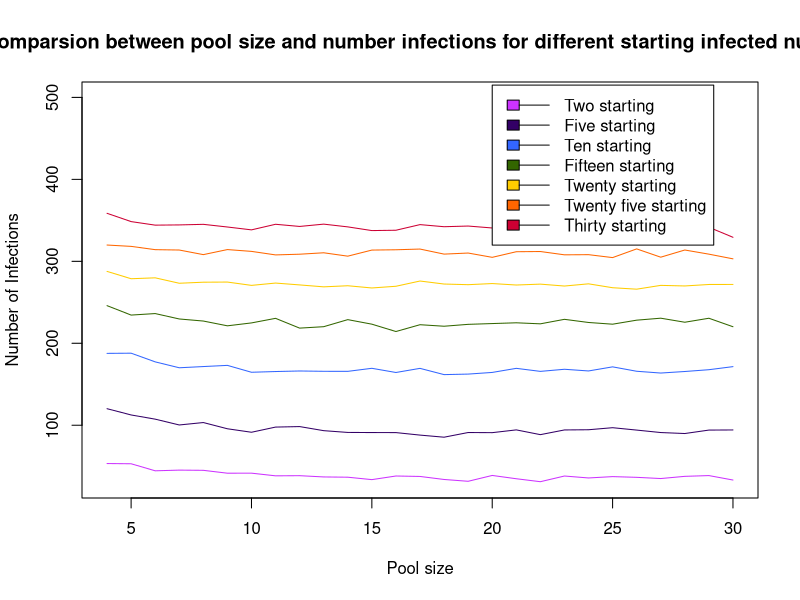
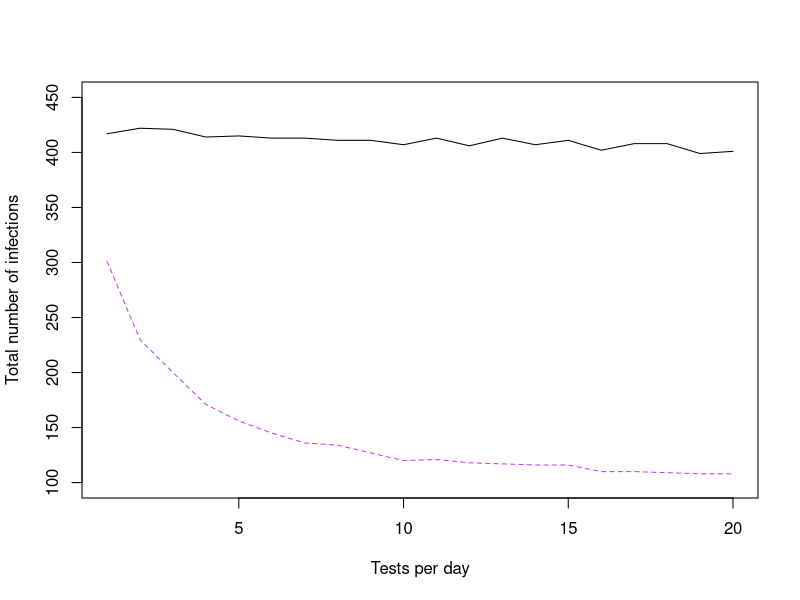
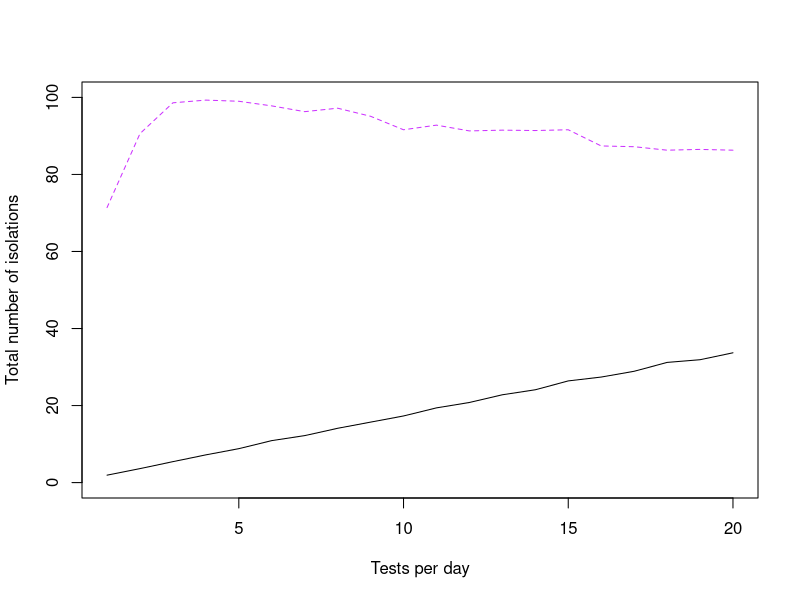
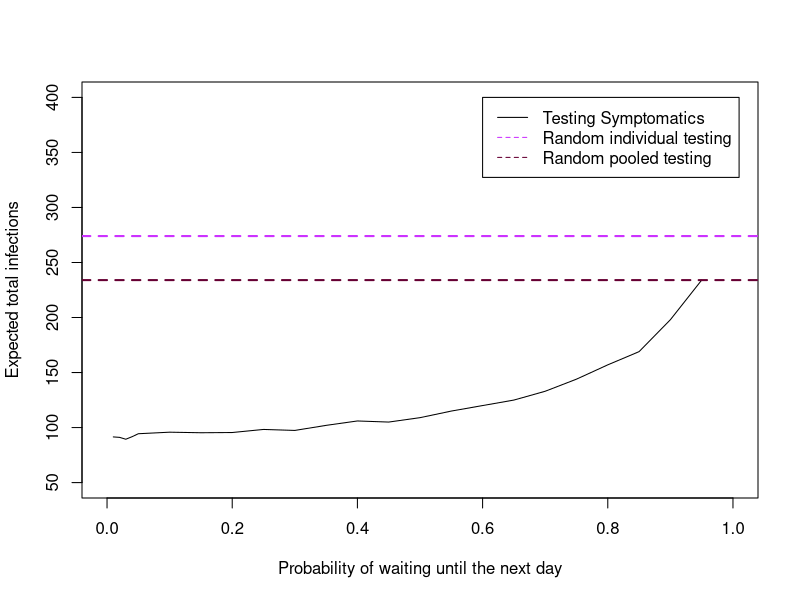
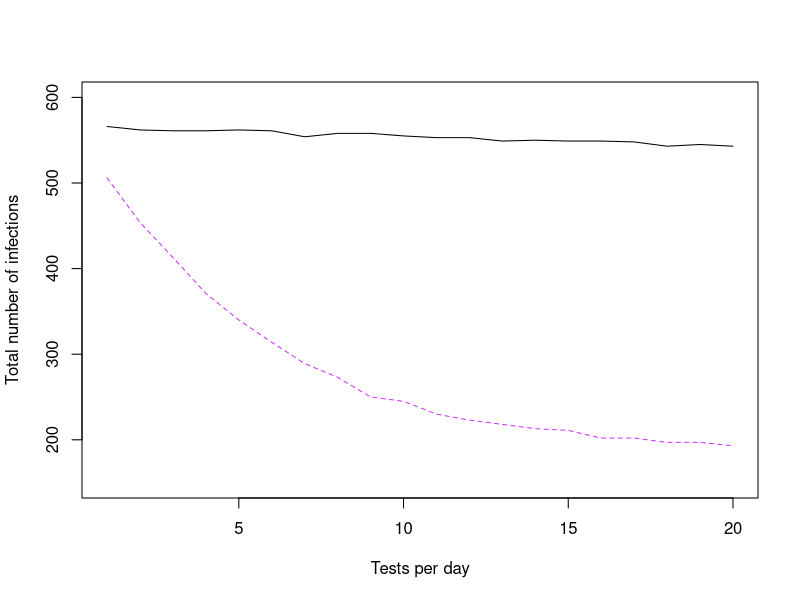
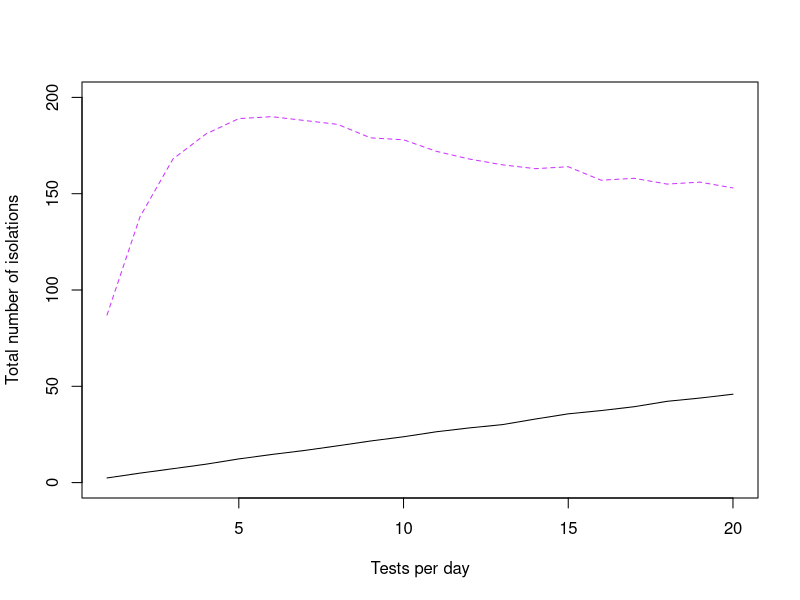
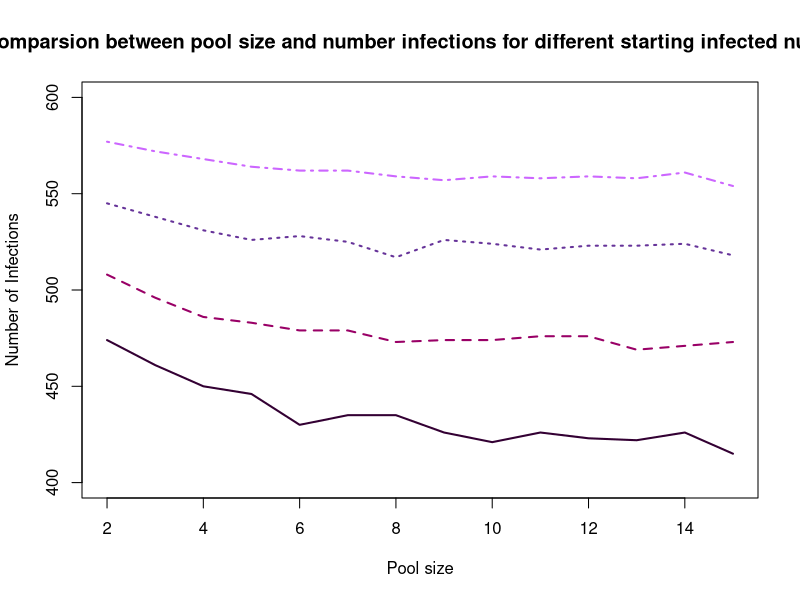
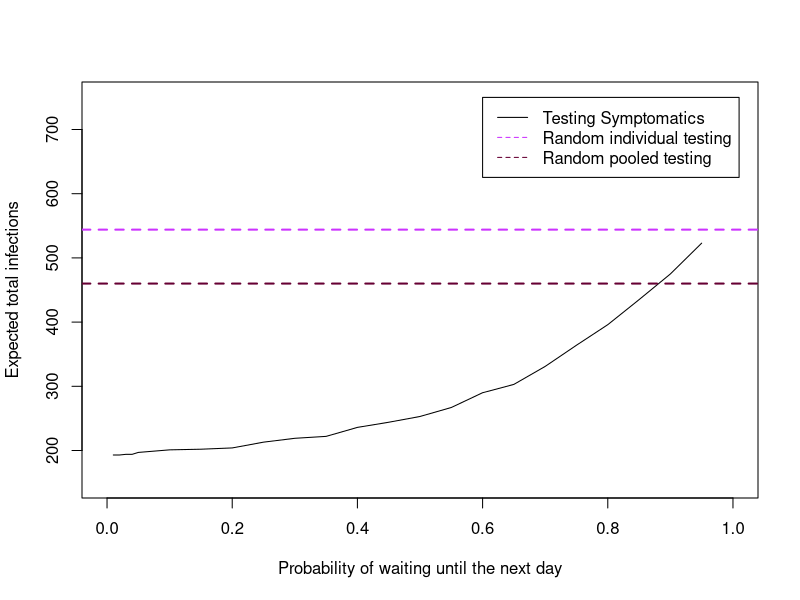

Write the R code that produced these figures, in order.
Pool_size <- seq(4, 30, 1)
Two_starting <- c(53.252, 52.972, 44.384, 45.222, 44.968, 41.466, 41.514, 38.260, 38.434, 36.902, 36.576, 33.622, 38.04, 37.5, 33.808, 31.592, 38.722, 34.696, 31.092, 38.02, 35.654, 37.294, 36.424, 34.94, 37.624, 38.564, 33.13)
Five_starting <- c(120.164, 112.526, 107.408, 100.312, 103.272, 95.676, 91.422, 97.734, 98.354, 93.362, 91.206, 91.068, 91.006, 87.960, 85.390, 91.1, 90.938, 94.31, 88.50, 94.242, 94.49, 96.984, 94.074, 91.074, 89.868, 94.074, 94.234)
Ten_starting <- c(187.682, 187.894, 177.310, 170.104, 171.588, 173.028, 164.626, 165.510, 166.188, 165.794, 165.736, 169.46, 164.348, 169.382, 161.756, 162.392, 164.420, 169.406, 165.706,  168.274, 166.224, 171.220, 165.846, 163.676, 165.552, 167.746, 171.496)
Fifteen_starting <- c(245.902, 234.404, 236.246, 229.654, 227.128, 221.298, 224.84, 230.424, 218.488, 220.236, 228.844, 223.310, 214.344, 222.644, 220.79, 223.088, 224.054, 224.984, 223.722, 229.212, 225.37, 223.28, 228.192, 230.600, 225.666, 230.536, 220.184)
Twenty_starting <-c(287.682, 278.752, 279.852, 273.234, 274.516, 274.688, 270.644, 273.464, 271.208, 268.852, 270.196, 267.482, 269.556, 275.958, 272.276, 271.49, 272.864, 271.08, 272.164, 269.84, 272.532, 267.778, 266, 270.646, 269.94, 271.73, 271.794)
Twentyfive_starting<-c(319.874, 318.228, 314.232, 313.778, 308.166, 314.332, 312.122, 307.82, 308.676, 310.416, 306.292, 313.71, 314.096, 314.96, 308.792, 310.1, 304.862, 311.706, 311.96, 307.926, 308.122, 304.542, 315.15, 305.04, 313.798, 308.742, 303.028)
Thirty_starting<-c(358.57, 348.462, 344.148, 344.418, 345.122, 341.87, 338.38, 345.196, 342.554, 345.37, 342.018, 337.506, 337.914, 344.782, 342.218, 343.042, 340.686, 342.712, 341.146, 341.88, 339.998, 339.732, 340.532, 341.450, 336.846, 341.56,329.304)

plot(Pool_size, Two_starting, type="l", ylim=c(30,500), xlab="Pool size", col="#CC33FF", ylab="Number of Infections", main="Comparsion between pool size and number infections for different starting infected number")
lines(Pool_size, Five_starting, col="#330066")
lines(Pool_size, Ten_starting, col="#3366FF")
lines(Pool_size, Fifteen_starting, col="#336600")
lines(Pool_size, Twenty_starting, col="#FFCC00")
lines(Pool_size, Twentyfive_starting, col="#FF6600")
lines(Pool_size, Thirty_starting, col="#CC0033")
legend(20 ,515, legend=c("Two starting", "Five starting", "Ten starting", "Fifteen starting", "Twenty starting", "Twenty five starting", "Thirty starting"), lty=1, fill=c("#CC33FF", "#330066","#3366FF","#336600", "#FFCC00", "#FF6600","#CC0033"))


x <- seq(1, 20, 1)
Random_inf <-c(417, 422, 421, 414, 415, 413, 413, 411,411,407,413,406, 413, 407, 411, 402, 408, 408, 399, 401)
random_iso<-c(1.93, 3.63, 5.44, 7.20, 8.81, 10.9, 12.2, 14.1, 15.7, 17.3, 19.4, 20.8, 22.8, 24.1, 26.4, 27.4, 28.9, 31.2, 31.9, 33.7)
symp_inf<-c(301, 230,200,171,156,145,136,134,127,120,121,118,117,116,116,110,110,109,108,108)
symp_iso <-c(71.4, 90.6, 98.6, 99.3, 99, 97.8, 96.3, 97.2, 95.1, 91.6, 92.8, 91.3, 91.5, 91.4, 91.6, 87.4, 87.2, 86.3, 86.5, 86.3)
plot(x, Random_inf, type = "l", ylim=c(100, 450), xlab="Tests per day", ylab="Total number of infections")
lines(x, symp_inf, lty=2, col="#CC33FF")
plot(x, random_iso, type = "l", ylim=c(0, 100), xlab="Tests per day", ylab="Total number of isolations")
lines(x, symp_iso, lty=2, col="#CC33FF")


prob_wait<-c(0.01, 0.02, 0.03, 0.04, 0.05, 0.1, 0.15, 0.20, 0.25, 0.3, 0.35, 0.4, 0.45, 0.5, 0.55, 0.6, 0.65, 0.7, 0.75, 0.8, 0.85, 0.9, 0.95)
infection_ten_tests <-c(91.5, 91.1, 89.4, 91.7, 94.4, 95.8, 95.3, 95.5, 98.3, 97.4, 102, 106, 105,109, 115, 120, 125, 133, 144, 157, 169, 198, 234)
infection_twenty_tests <-c(84.9, 84.5, 84.2, 84.5, 85.8, 83.8, 86.8, 86.2, 87.8, 88.3, 90.1, 92.8, 95.5, 97.9, 97.2, 104, 108, 114, 122, 135, 152, 178, 216)
plot(prob_wait, infection_ten_tests,type="l", xlim=c(0,1), ylim=c(50,400), xlab="Probability of waiting until the next day", ylab="Expected total infections")
abline(h=274, lty=2, lwd=2, col="#CC33FF")
abline(h=234, lty=2, lwd=2, col="#660033" )
legend(0.6, 400, legend=c("Testing Symptomatics", "Random individual testing", "Random pooled testing"), col = c("black", "#CC33FF","#660033"), lty=c(1,2,2))

x <- seq(1, 20, 1)
Random_inf <-c(566, 562, 561, 561, 562, 561, 554, 558, 558, 555, 553, 553, 549, 550, 549, 549, 548, 543, 545, 543)
random_iso<-c(2.41, 4.92, 7.22, 9.55, 12.3, 14.6, 16.7, 19.1, 21.6, 23.8, 26.4, 28.4, 30.1, 33.0, 35.7, 37.4, 39.4, 42.2, 43.9, 45.9)
symp_inf<-c(506, 454, 413, 371, 340, 314, 289, 273, 250, 245, 230, 223, 218, 213, 211, 202, 202, 197, 197, 193)
symp_iso <-c(87, 138, 168, 181, 189, 190, 188, 186, 179, 178, 172, 168, 165, 163, 164, 157, 158, 155, 156, 153)
plot(x, Random_inf, type = "l", ylim=c(150, 600), xlab="Tests per day", ylab="Total number of infections")
lines(x, symp_inf, lty=2, col="#CC33FF")
plot(x, random_iso, type = "l", ylim=c(0, 200), xlab="Tests per day", ylab="Total number of isolations")
lines(x, symp_iso, lty=2, col="#CC33FF")


Pool_size <- seq(2, 15, 1)

Five_starting <- c(474, 461, 450, 446, 430, 435, 435, 426, 421, 426, 423, 422, 426, 415)
Ten_starting <- c(508, 496, 486, 483, 479, 479, 473, 474, 474, 476, 476, 469, 471, 473)
Twenty_starting <-c(545, 538, 531, 526, 528, 525, 517, 526, 524, 521, 523, 523, 524, 518)
Thirty_starting<-c(577, 572, 568, 564, 562, 562, 559, 557, 559, 558, 559, 558, 561, 554)

plot(Pool_size, Five_starting, type="l",lwd=2, ylim=c(400,600), xlab="Pool size", col="#330033", ylab="Number of Infections", main="Comparsion between pool size and number infections for different starting infected number")
lines(Pool_size, Ten_starting, col="#990066", lty=2, lwd=2)
lines(Pool_size, Twenty_starting, col="#663399", lty= 3, lwd=2)
lines(Pool_size, Thirty_starting, col="#CC66FF", lty =4, lwd=2)
legend(20 ,515, legend=c("Five starting", "Ten starting", "Twenty starting", "Thirty starting"), lty=1, fill=c("#CC33FF", "#330066","#3366FF","#336600", "#FFCC00", "#FF6600","#CC0033"))


prob_wait<-c(0.01, 0.02, 0.03, 0.04, 0.05, 0.1, 0.15, 0.20, 0.25, 0.3, 0.35, 0.4, 0.45, 0.5, 0.55, 0.6, 0.65, 0.7, 0.75, 0.8, 0.85, 0.9, 0.95)
infection_ten_tests <-c(240, 244, 248, 249, 247, 252, 262, 273, 288, 287, 298, 313, 325, 340, 355, 376, 394, 420, 438, 459, 485, 513, 539)
infection_twenty_tests <-c(193, 193, 194, 194, 197, 201, 202, 204, 213, 219, 222, 236, 244, 253, 267, 290, 303, 331, 364, 396, 435, 475, 523)
plot(prob_wait, infection_twenty_tests,type="l", xlim=c(0,1), ylim=c(150,750), xlab="Probability of waiting until the next day", ylab="Expected total infections")
abline(h=544, lty=2, lwd=2, col="#CC33FF")
abline(h=460, lty=2, lwd=2, col="#660033" )
legend(0.6, 750, legend=c("Testing Symptomatics", "Random individual testing", "Random pooled testing"), col = c("black", "#CC33FF","#660033"), lty=c(1,2,2))

